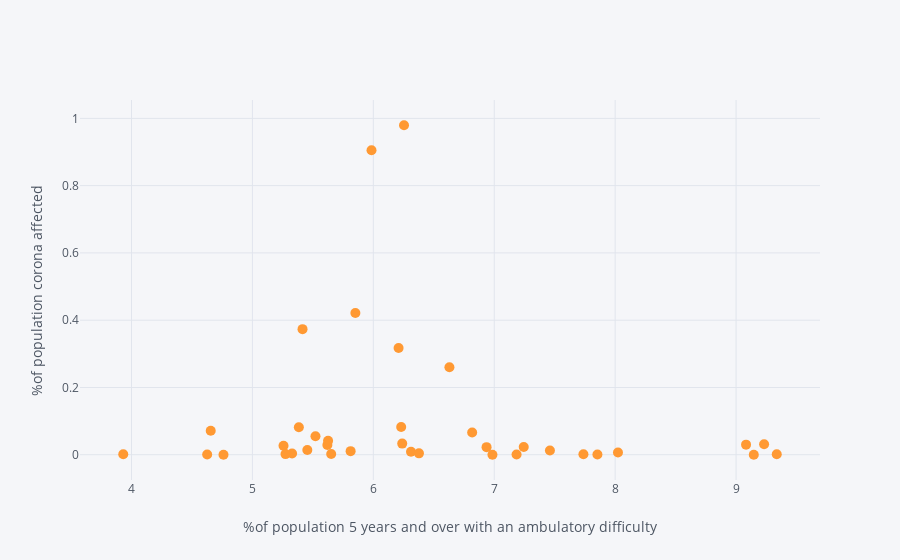

The notebook cell saved with this chart:
### Code cell
final_table.iplot(kind='scatter',x='%of population 5 years and over with an ambulatory difficulty',y='%of population corona affected',mode='markers',size=10,xTitle="%of population 5 years and over with an ambulatory difficulty",yTitle="%of population corona affected")

### Figure 1 — Plotly figure (JSON) as saved in the notebook; plotly's stock layout.template omitted (floating-point values rounded to 4 significant figures)
{"data": [{"line": {"color": "rgba(255, 153, 51, 1.0)", "dash": "solid", "shape": "linear", "width": 1.3}, "marker": {"size": 10, "symbol": "circle"}, "mode": "markers", "name": "%of population corona affected", "text": "", "type": "scatter", "uid": "65333d26-2300-4a99-b003-f8627bce442f", "x": [9.082, 5.257, 6.23, 9.232, 5.384, 4.655, 5.415, 6.209, 5.985, 6.817, 6.239, 5.62, 5.626, 5.851, 6.936, 5.328, 9.336, 7.738, 7.185, 5.454, 7.244, 4.626, 9.146, 7.46, 5.274, 6.312, 5.652, 5.522, 7.853, 6.254, 4.761, 6.985, 6.629, 8.023, 3.932, 6.377, 5.812], "y": [0.03006, 0.02666, 0.08227, 0.03118, 0.08164, 0.07151, 0.3734, 0.3174, 0.9053, 0.06596, 0.03312, 0.02896, 0.04135, 0.4213, 0.02267, 0.00393, 0.001723, 0.001377, 0.0008927, 0.01423, 0.02307, 0.0006029, 0.0002016, 0.01276, 0.001913, 0.008733, 0.002353, 0.05478, 0.0005246, 0.9795, 0.0001312, 8.555e-06, 0.2601, 0.006472, 0.001372, 0.004167, 0.0107]}], "layout": {"legend": {"bgcolor": "#F5F6F9", "font": {"color": "#4D5663"}}, "paper_bgcolor": "#F5F6F9", "plot_bgcolor": "#F5F6F9", "title": {"font": {"color": "#4D5663"}}, "xaxis": {"gridcolor": "#E1E5ED", "showgrid": true, "tickfont": {"color": "#4D5663"}, "title": {"font": {"color": "#4D5663"}, "text": "%of population 5 years and over with an ambulatory difficulty"}, "zerolinecolor": "#E1E5ED"}, "yaxis": {"gridcolor": "#E1E5ED", "showgrid": true, "tickfont": {"color": "#4D5663"}, "title": {"font": {"color": "#4D5663"}, "text": "%of population corona affected"}, "zerolinecolor": "#E1E5ED"}}}
